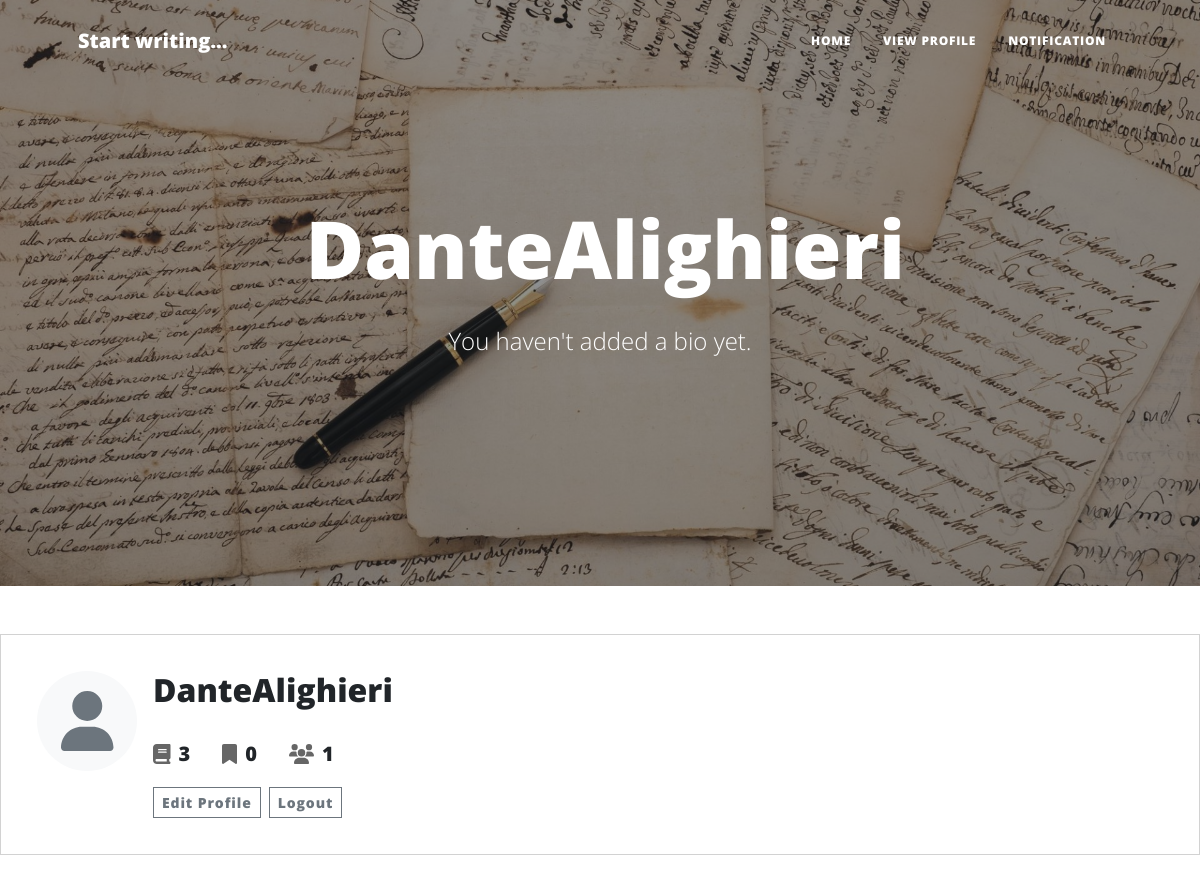
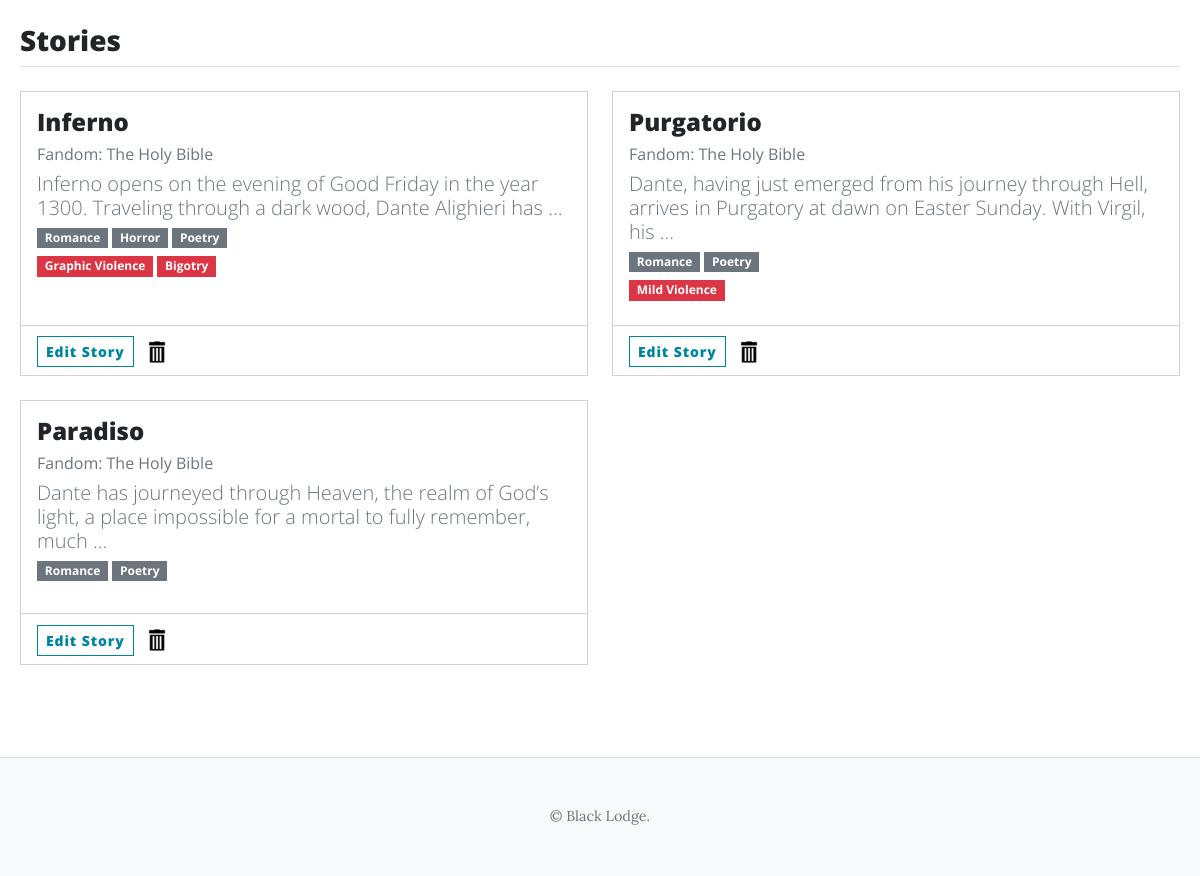
Page /profile/ (signed in) on the committed database (2 pictures, top to bottom).
### my_app/models.py (models this page shows, shortened)
class Profile(models.Model):
    name = models.TextField(blank=True)
    user = models.OneToOneField(User, on_delete=models.CASCADE)
    bio = models.TextField(blank=True)
    followers = models.ManyToManyField('self', symmetrical=False, related_name='following', blank=True)
    profile_picture = models.ImageField(upload_to='profiles/', null=True, blank=True)
    strike = models.IntegerField(default=0)

class Post(models.Model):
    author = models.ForeignKey(settings.AUTH_USER_MODEL, on_delete=models.CASCADE, related_name='posts')
    created_at = models.DateTimeField(auto_now_add=True)
    liked_by = models.ManyToManyField(Profile, related_name='liked_posts', blank=True)

class Story(Post):
    title = models.CharField(max_length=255)
    public = models.BooleanField(default=False)
    genres = models.ManyToManyField('Genre', blank=True)
    synopsis = models.TextField()
    tags = models.ManyToManyField('Tag', blank=True)
    warnings = models.ManyToManyField('Warning', blank=True)
    fandoms = models.ManyToManyField('Fandom', blank=True)
    bookmarked_by = models.ManyToManyField(Profile, related_name='bookmarked_stories', blank=True)
    class Meta:
        db_table = "stories"

class Fandom(models.Model):
    name = models.CharField(max_length=100, unique=True)
    def __str__(self):
        return f"{self.name}"

class Genre(models.Model):
    name = models.CharField(max_length=50, unique=True)

class Warning(models.Model):
    name = models.CharField(max_length=100, unique=True)

### my_app/views.py (the view)
# urls.py: path('profile/', views.profile_view, name='profile'),
def profile_view(request, username = None):
    try:
        user = get_object_or_404(User, username=username) if username else request.user
    except User.DoesNotExist:
        user = request.user
    context = {
        'profile_user': user,
        'profile': user.profile,
        'stories': Story.objects.filter(author=user),
        'bookmarks': user.profile.bookmarked_stories.all(),
        'is_own_profile': (user == request.user)
    }
    return render(request, 'profile.html', context)

### templates/profile.html (shortened to what this page needs)
{% extends 'base.html' %}
{% load static %}
{% block content %}
        <header class="masthead" style="background-image: url('{% static "assets/img/writing.jpeg" %}')">
            <div class="container position-relative px-4 px-lg-5">
                <div class="row gx-4 gx-lg-5 justify-content-center">
                    <div class="col-md-10 col-lg-8 col-xl-7">
                        <div class="site-heading">
                            <h1>{{ profile_user.username }}</h1>
                            <span class="subheading">
                                {% if profile.bio %}
                                    <p>{{ profile.bio }}</p>
                                {% elif is_own_profile %}
                                    <p>You haven't added a bio yet.</p>
                                {% endif %}</span>
                        </div>
                    </div>
                </div>
            </div>
        </header>
                <div class="card mb-4" style="padding: 20px">
                    <div class="card-body">
                        <div class="d-flex align-items-start">
                            <div class="flex-shrink-0 me-3">
                                {% if profile.profile_picture %}
                                    <img src="{{ profile.profile_picture.url }}"
                                         alt="{{ profile_user.username }}'s Profile Picture"
                                         class="rounded-circle"
                                         style="width: 100px; height: 100px; object-fit: cover;">
                                {% else %}
                                    <div class="rounded-circle bg-light"
                                         style="width: 100px; height: 100px; display: flex; align-items: center; justify-content: center;">
                                        <i class="fas fa-user fa-3x text-muted"></i>
                                    </div>
                                {% endif %}
                            </div>
                            <div class="flex-grow-1">
                                <h2 style="margin: 0; display: flex; align-items: center; gap: 8px;">
                                        {{ profile.name|default:profile_user.username }}
                                    </h2>
                           <div style="display: flex; align-items: center; gap: 2rem;">
                                <div style="display: flex; align-items: center; gap: 0.5rem;"
                                 aria-label="Stories: {{ stories.count }} published"
                                 title="Total stories published">
                                    <i class="fas fa-book" style="color: #666;"></i>
                                    <div>
                                        <h5 style="margin: 0;">{{ stories.count }}</h5>
                                    </div>
                                </div>
                                   <div style="display: flex; align-items: center; gap: 0.5rem;"
                                         aria-label="Bookmarks: {{ bookmarks.count }} saved"
                                         title="Total bookmarks saved">
                                        <i class="fas fa-bookmark" style="color: #666;"></i>
                                        <div>
                                            <h5 style="margin: 0;">{{ bookmarks.count }}</h5>
                                        </div>
                                    </div>
                                    <div style="display: flex; align-items: center; gap: 0.5rem;"
                                    aria-label="Followers: {{ profile.followers.count }}"
                                    title="Total followers">
                                        <i class="fas fa-users" style="color: #666;"></i>
                                    <div>
                                        <h5 style="margin: 0;">{{ profile.followers.count }}</h5>
                                    </div>
                                </div>
                            </div>
                            {% if is_own_profile %}
                            <div style="display: flex; align-items: center; gap: 0.5rem; margin-top: 20px">
                                <div style="display: flex; align-items: center;">
                                        <a href="{% url 'edit-profile' %}" class="btn btn-outline-secondary btn-sm" >
                                            Edit Profile
                                        </a>
                                </div>
                                <div style="display: flex; align-items: center;">
                                      <form method="post" action="{% url 'logout' %}">
                                           <button type="submit" class="btn btn-outline-secondary btn-sm">Logout</button>
                                    </form>
                                </div>
                                </div>
                            {% endif %}
                            </div>
                            </div>
                        </div>
                    </div>
                <div class="mb-5" style="padding: 20px">
                    <h3 class="mb-4 border-bottom pb-2">Stories</h3>
                    {% if stories %}
                        <div class="row">
                            {% for story in stories %}
                                <div class="col-md-6 mb-4">
                                    <div class="card h-100">
                                        <div class="card-body">
                                            <a href="{% url 'story-detail' story.id %}">
                                                <h4 class="card-title">{{ story.title }}</h4>
                                                <h6 class = "post-subtitle" style="color: #6c757d; font-weight: 400;">
                                               {% if story.fandoms.all|length > 0 %}
                                               Fandom:
                                                   {% for fandom in story.fandoms.all %}
                                                   {{ fandom }}{% if not forloop.last %}, {% endif %}
                                                    {% endfor %}</h6>
                                                   {% endif %}
                                                 <h5 class = "post-subtitle" style="font-weight: 300; color: #6c757d">
                                                    {{ story.synopsis|truncatewords:20 }}
                                                </h5>
                                                 <h6>
                                                    <div class="d-flex flex-wrap gap-1 mb-2">
                                                        {% for genre in story.genres.all %}
                                                            <span class="badge bg-secondary">{{ genre.name }}</span>
                                                        {% endfor %}
                                                    </div>
                                                 </h6>
                                                <h6>
                                                <div class="d-flex flex-wrap gap-1 mb-2">
                                                    {% for warning in story.warnings.all %}
                                                        <span class="badge bg-danger">{{ warning.name }}</span>
                                                    {% endfor %}
                                                </div>
                                            </h6>
                                         </a>
                                        </div>
                                        <div class="card-footer bg-transparent">
                                            {% if is_own_profile %}
                                            <a href="{% url 'edit-story' story.id %}" class="btn btn-sm btn-outline-primary">
                                                Edit Story
                                            </a>
                                            <form method="post" action="{% url 'delete' story.pk %}" style="display:inline">
                                                <button type="submit" style="border:none; background:none;">
                                                    <img src="{% static 'assets/free-trash-icon.png' %}" width="24" height="24" alt="Delete Post">
                                                </button>
                                            </form>
                                            {% endif %}
                                        </div>
                                    </div>
                                </div>
                            {% endfor %}
                        </div>
                    {% endif %}
                </div>
{% endblock %}

### rows in the picture
Profile: name "DanteAlighieri", followers.count "1"
Story: title "Inferno", synopsis "Inferno opens on the evening of Good Friday in the year 1300. Traveling through a dark wood, Dante Alighieri has …"
Fandom: name "The Holy Bible"
Genre: name "Romance"
Genre: name "Horror"
Genre: name "Poetry"
Warning: name "Graphic Violence"
Warning: name "Bigotry"
Story: title "Purgatorio", synopsis "Dante, having just emerged from his journey through Hell, arrives in Purgatory at dawn on Easter Sunday. With Virgil, his …"
Warning: name "Mild Violence"
Story: title "Paradiso", synopsis "Dante has journeyed through Heaven, the realm of God’s light, a place impossible for a mortal to fully remember, much …"

### other values in the picture
{{ profile_user.username }} "DanteAlighieri"
{{ stories.count }} "3"
{{ bookmarks.count }} "0"
